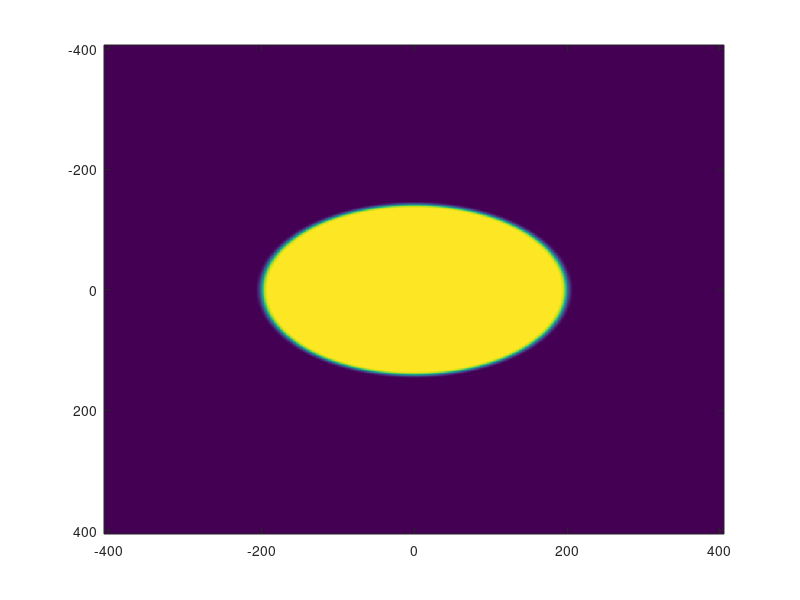

Source code (MATLAB):
% clear;
% clc;
% img = imread('img.png');
% img = imresize(img, [812 812]);
% figure;
% imagesc(img)
row = 3;
col = 3;
N1 = 812;
sz = 100;
sg = 5;
N = 5;
x = -N1/2:N1/2-1;
[xx, yy] = meshgrid(x, x);

rr = sqrt( (xx).^2+ (yy).^2*2 );
im = erfc( (rr-200)/sg ) / 2;
figure
imagesc(x,x,im)
% im_triangle = (-(erf( (abs(xx)-w/2)/sg) -1)/2) .* (-(erf( (abs(yy)-h/2)/sg) -1)/2);
% 
% im = (-(erf( (abs(xx)-w/2)/sg) -1)/2) .* (-(erf( (abs(yy)-h/2)/sg) -1)/2);
